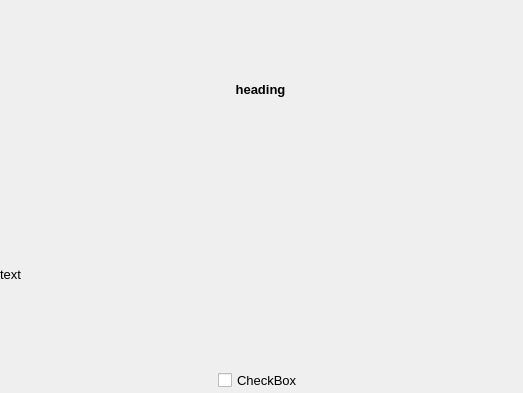
<?xml version="1.0" encoding="UTF-8"?>
<ui version="4.0">
 <class>bugWidget</class>
 <widget class="QWidget" name="bugWidget">
  <property name="geometry">
   <rect>
    <x>0</x>
    <y>0</y>
    <width>523</width>
    <height>393</height>
   </rect>
  </property>
  <property name="font">
   <font>
    <pointsize>6</pointsize>
   </font>
  </property>
  <property name="windowTitle">
   <string>Welcome!</string>
  </property>
  <property name="styleSheet">
   <string notr="true"/>
  </property>
  <widget class="QLabel" name="pixKaptanLogo">
   <property name="geometry">
    <rect>
     <x>610</x>
     <y>4</y>
     <width>16</width>
     <height>16</height>
    </rect>
   </property>
   <property name="frameShadow">
    <enum>QFrame::Raised</enum>
   </property>
   <property name="text">
    <string/>
   </property>
   <property name="wordWrap">
    <bool>true</bool>
   </property>
  </widget>
  <widget class="QWidget" name="verticalLayoutWidget">
   <property name="geometry">
    <rect>
     <x>0</x>
     <y>0</y>
     <width>521</width>
     <height>391</height>
    </rect>
   </property>
   <layout class="QVBoxLayout" name="verticalLayout">
    <item>
     <widget class="QLabel" name="heading">
      <property name="sizePolicy">
       <sizepolicy hsizetype="Preferred" vsizetype="Preferred">
        <horstretch>0</horstretch>
        <verstretch>0</verstretch>
       </sizepolicy>
      </property>
      <property name="font">
       <font>
        <pointsize>10</pointsize>
        <weight>75</weight>
        <bold>true</bold>
       </font>
      </property>
      <property name="layoutDirection">
       <enum>Qt::LeftToRight</enum>
      </property>
      <property name="text">
       <string>heading</string>
      </property>
      <property name="alignment">
       <set>Qt::AlignCenter</set>
      </property>
      <property name="wordWrap">
       <bool>true</bool>
      </property>
     </widget>
    </item>
    <item>
     <widget class="QLabel" name="text">
      <property name="font">
       <font>
        <pointsize>10</pointsize>
       </font>
      </property>
      <property name="text">
       <string>text</string>
      </property>
      <property name="wordWrap">
       <bool>true</bool>
      </property>
     </widget>
    </item>
    <item>
     <layout class="QHBoxLayout" name="horizontalLayout">
      <item>
       <spacer name="horizontalSpacer">
        <property name="orientation">
         <enum>Qt::Horizontal</enum>
        </property>
        <property name="sizeHint" stdset="0">
         <size>
          <width>40</width>
          <height>20</height>
         </size>
        </property>
       </spacer>
      </item>
      <item>
       <widget class="QCheckBox" name="checkBox">
        <property name="font">
         <font>
          <pointsize>10</pointsize>
         </font>
        </property>
        <property name="text">
         <string>CheckBox</string>
        </property>
       </widget>
      </item>
      <item>
       <spacer name="horizontalSpacer_2">
        <property name="orientation">
         <enum>Qt::Horizontal</enum>
        </property>
        <property name="sizeHint" stdset="0">
         <size>
          <width>40</width>
          <height>20</height>
         </size>
        </property>
       </spacer>
      </item>
     </layout>
    </item>
   </layout>
  </widget>
 </widget>
 <resources/>
 <connections/>
</ui>
